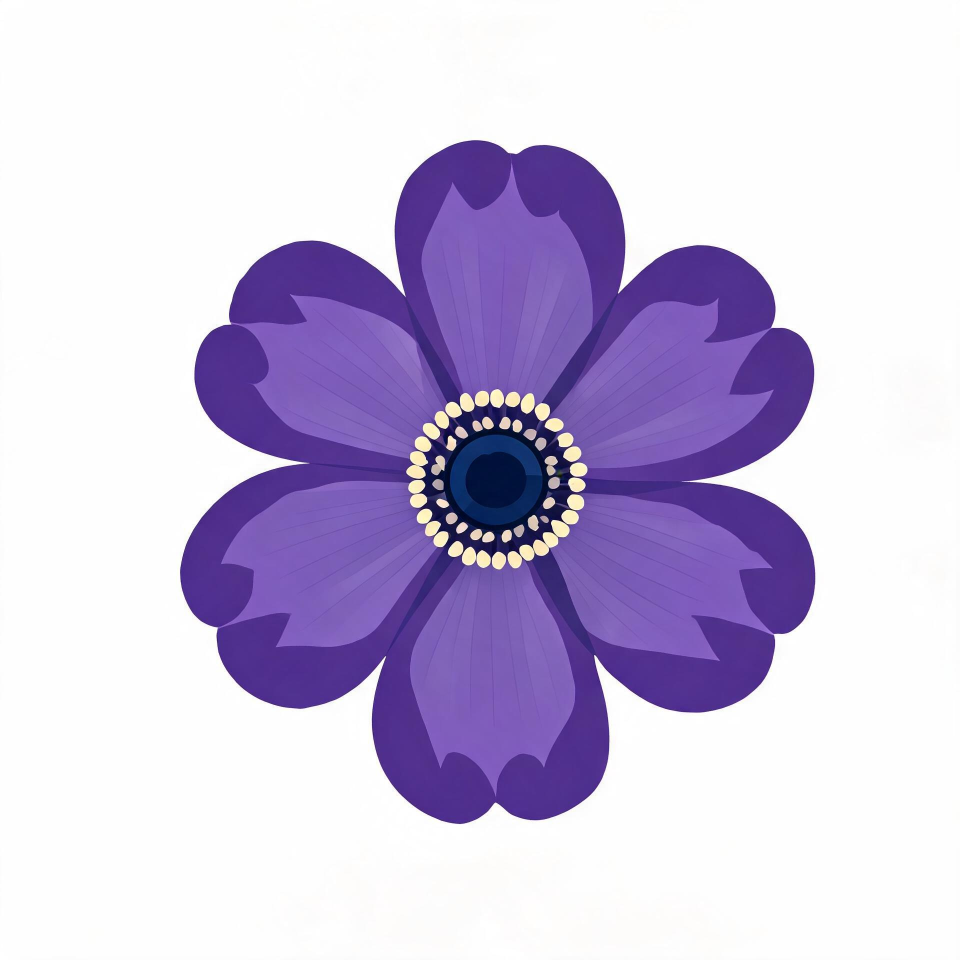
#> input picture temp/anemone_bop2.jpg, 1920 x 1920 px, given in place of hydrangea_v2.jpg, which was not available (shown at 1/2 size)
$ python process_v2_extra.py
#> lines starting #> are read from the running program, lines starting #| are printed output that depends on the picture; after the words box and inside, x2 and y2 are one past the last pixel; in counts of white or black regions, pixels touching at a corner belong together
### temp/process_flowers_v2.py
"""
Improved AI-to-MC texture converter v2.
Key improvements:
- Flood-fill background removal from borders (preserves white/light petals)
- Better resize with intermediate scaling
- HSV-based white detection (saturation < 15 AND brightness > 230)
- Morphological hole filling
- Stem preservation
"""

import os
import numpy as np
from PIL import Image, ImageFilter, ImageMorph
from collections import deque

SRC_DIR = r"D:\mcmod\mytestmod\temp\ai_source"
DST_DIR = r"D:\mcmod\mytestmod\src\main\resources\assets\firstmod\textures\block"
TARGET_SIZE = 32
MAX_COLORS = 10


def is_background_pixel(r, g, b):
    """Check if pixel is background using HSV-like criteria."""
    brightness = (int(r) + int(g) + int(b)) / 3.0
    max_c = max(int(r), int(g), int(b))
    min_c = min(int(r), int(g), int(b))
    saturation = (max_c - min_c) / max_c if max_c > 0 else 0

    # True white/near-white with very low saturation
    if brightness >= 235 and saturation < 0.08:
        return True
    # Very light gray
    if brightness >= 240 and saturation < 0.05:
        return True
    return False


def flood_fill_background(arr):
    """Flood-fill from all border pixels that are background, removing only connected background."""
    h, w = arr.shape[:2]
#> h = 1920; w = 1920
    visited = np.zeros((h, w), dtype=bool)
    is_bg = np.zeros((h, w), dtype=bool)

    queue = deque()

    # Check all 4 borders
    for x in range(w):
        for y in [0, h-1]:
            if not visited[y, x]:
                r, g, b = arr[y, x, 0], arr[y, x, 1], arr[y, x, 2]
                if is_background_pixel(r, g, b):
                    queue.append((y, x))
                    visited[y, x] = True
                    is_bg[y, x] = True
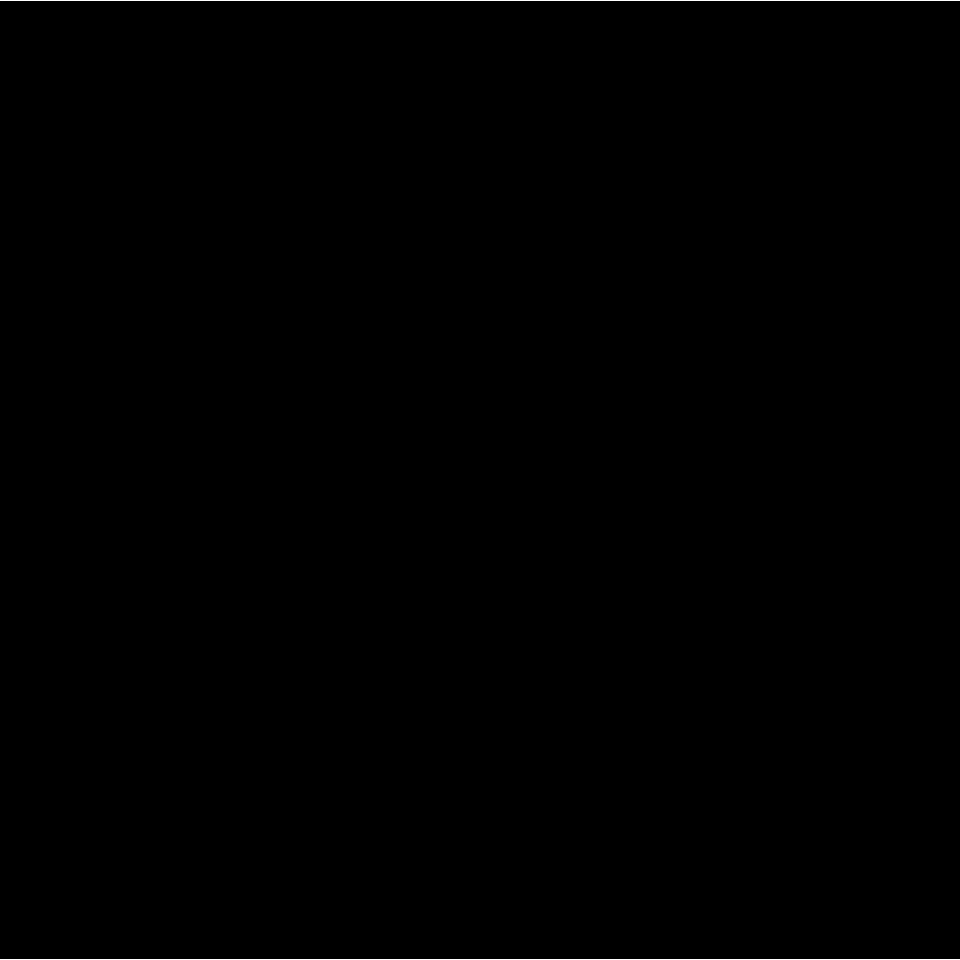
#> is_bg: shape (1920, 1920) bool (shown at 1/2 size); 0.1% white in thin lines or dots

    for y in range(h):
        for x in [0, w-1]:
            if not visited[y, x]:
                r, g, b = arr[y, x, 0], arr[y, x, 1], arr[y, x, 2]
                if is_background_pixel(r, g, b):
                    queue.append((y, x))
                    visited[y, x] = True
                    is_bg[y, x] = True
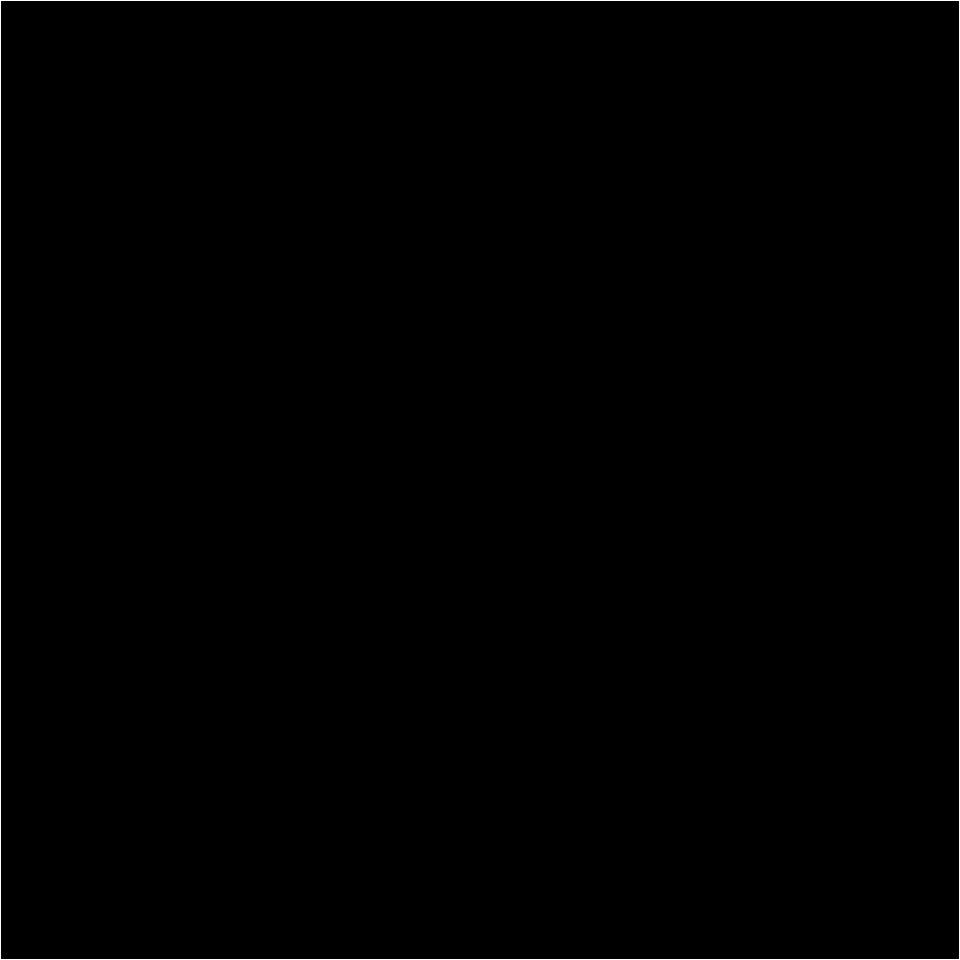
#> is_bg: shape (1920, 1920) bool (shown at 1/2 size); 0.21% white in thin lines or dots

    # Flood fill
    while queue:
        y, x = queue.popleft()
        for dy, dx in [(-1, 0), (1, 0), (0, -1), (0, 1)]:
            ny, nx = y + dy, x + dx
            if 0 <= ny < h and 0 <= nx < w and not visited[ny, nx]:
                r, g, b = arr[ny, nx, 0], arr[ny, nx, 1], arr[ny, nx, 2]
                if is_background_pixel(r, g, b):
                    visited[ny, nx] = True
                    is_bg[ny, nx] = True
                    queue.append((ny, nx))
                else:
                    visited[ny, nx] = True  # Mark as visited but not bg
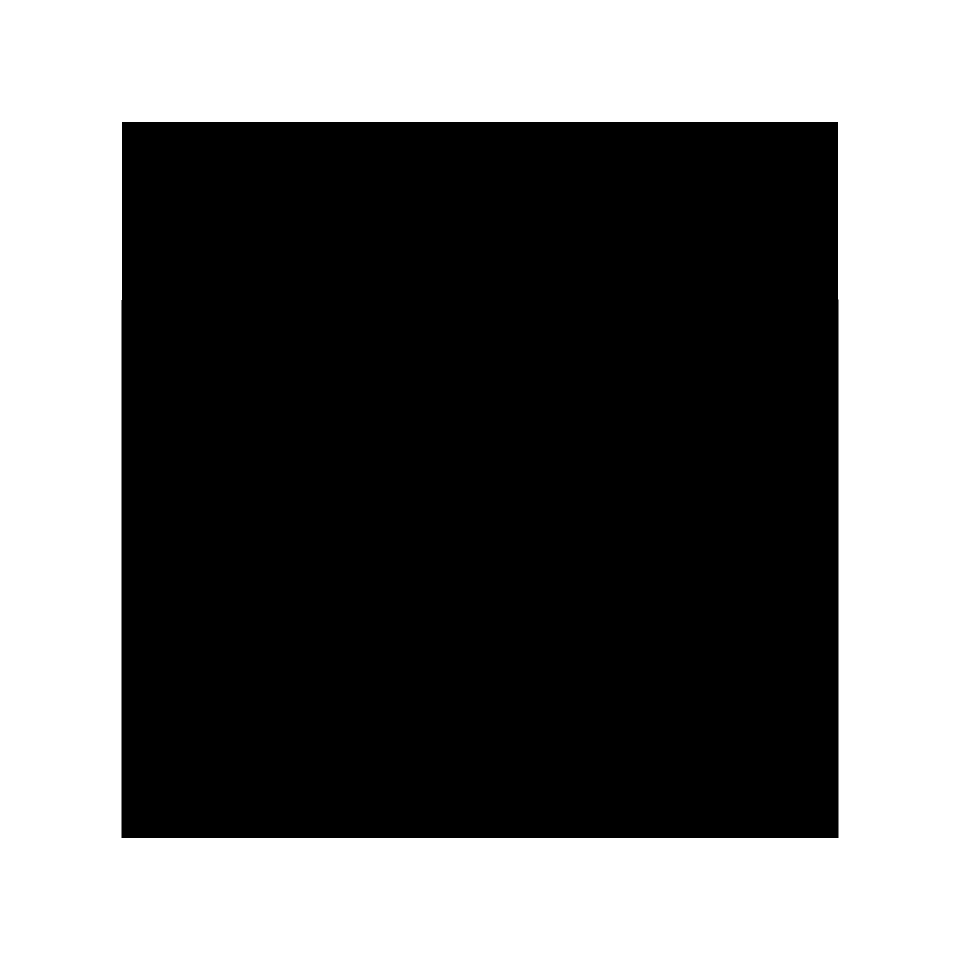
#> is_bg: shape (1920, 1920) bool (shown at 1/2 size); 44.3% white; 1 white region, box (x1, y1, x2, y2) and area: (0, 0, 1920, 1920) 1633623

    # Also remove any remaining standalone white pixels (not connected to border)
    # but only if they're very bright white (likely artifacts)
    for y in range(h):
        for x in range(w):
            if not is_bg[y, x]:
                r, g, b = arr[y, x, 0], arr[y, x, 1], arr[y, x, 2]
                brightness = (int(r) + int(g) + int(b)) / 3.0
                max_c = max(int(r), int(g), int(b))
                min_c = min(int(r), int(g), int(b))
                saturation = (max_c - min_c) / max_c if max_c > 0 else 0
                # Only remove extreme white artifacts, not light petals
                if brightness >= 248 and saturation < 0.03:
                    is_bg[y, x] = True

    return is_bg


# [115 lines left out: functions fill_holes, crop_to_content, resize_to_32, quantize_colors, cleanup_pixels, not called in this run]


def process_flower(flower_id, src_path, dst_path):
    print(f"Processing {flower_id}...")

    img = Image.open(src_path).convert('RGBA')
    arr = np.array(img).astype(np.uint8)

    # Step 1: Flood-fill background removal
    bg_mask = flood_fill_background(arr)
    arr[bg_mask, 3] = 0
    img = Image.fromarray(arr, 'RGBA')
    visible_after_bg = np.sum(~bg_mask)
    print(f"  After bg removal: {visible_after_bg} pixels visible")

    # Step 2: Fill holes in alpha
    alpha = np.array(img)[:, :, 3]
    alpha_filled = fill_holes(alpha)
    arr = np.array(img)
    arr[:, :, 3] = alpha_filled
    img = Image.fromarray(arr, 'RGBA')

    # Step 3: Crop to content
    img = crop_to_content(img, 0.02)
    print(f"  Cropped: {img.size}")

    # Step 4: Resize to 32x32
    img = resize_to_32(img)

    # Step 5: Quantize colors
    img = quantize_colors(img, MAX_COLORS)

    # Step 6: Cleanup
    img = cleanup_pixels(img)

    # Save
    img.save(dst_path, 'PNG')

    # Verify
    verify = Image.open(dst_path)
    varr = np.array(verify)
    n_visible = np.sum(varr[:, :, 3] > 0)
    n_colors = len(set(tuple(varr[y, x, :3]) for y in range(32) for x in range(32) if varr[y, x, 3] > 0))
    print(f"  Result: {n_visible} pixels, {n_colors} colors")
    return n_visible


FLOWERS = [
    "dahlia", "gerbera", "ping_pong_chrysanthemum", "firework_chrysanthemum",
    "violet", "astilbe", "trachymene", "ranunculus", "wintersweet", "waxflower",
    "pincushion", "king_protea", "hypericum", "anemone", "alstroemeria",
    "chamomile", "baby_breath", "viburnum", "wisteria", "forget_me_not",
    "gomphrena", "celosia", "lupine", "aster", "clematis", "bells_of_ireland",
    "gloriosa", "oncidium", "dancing_lady", "phalaenopsis", "dendrobium"
]


# [23 lines left out: function main, not called in this run]


# [2 lines that do not run on import are left out]

### temp/process_v2_extra.py
import os, sys
sys.path.insert(0, r'D:\mcmod\mytestmod\temp')
from process_flowers_v2 import process_flower

SRC = r"D:\mcmod\mytestmod\temp\ai_source"
DST = r"D:\mcmod\mytestmod\src\main\resources\assets\firstmod\textures\block"

extras = [
    ("hydrangea_v2", "hydrangea"),
    ("lily_v2", "lily"),
    ("waxflower_v2", "waxflower"),
    ("dancing_lady_v2", "dancing_lady"),
]

for src_name, dst_name in extras:
    src = os.path.join(SRC, f"{src_name}.jpg")
    dst = os.path.join(DST, f"{dst_name}.png")
#> (the run stopped early here; a loop or call above may not have finished)
